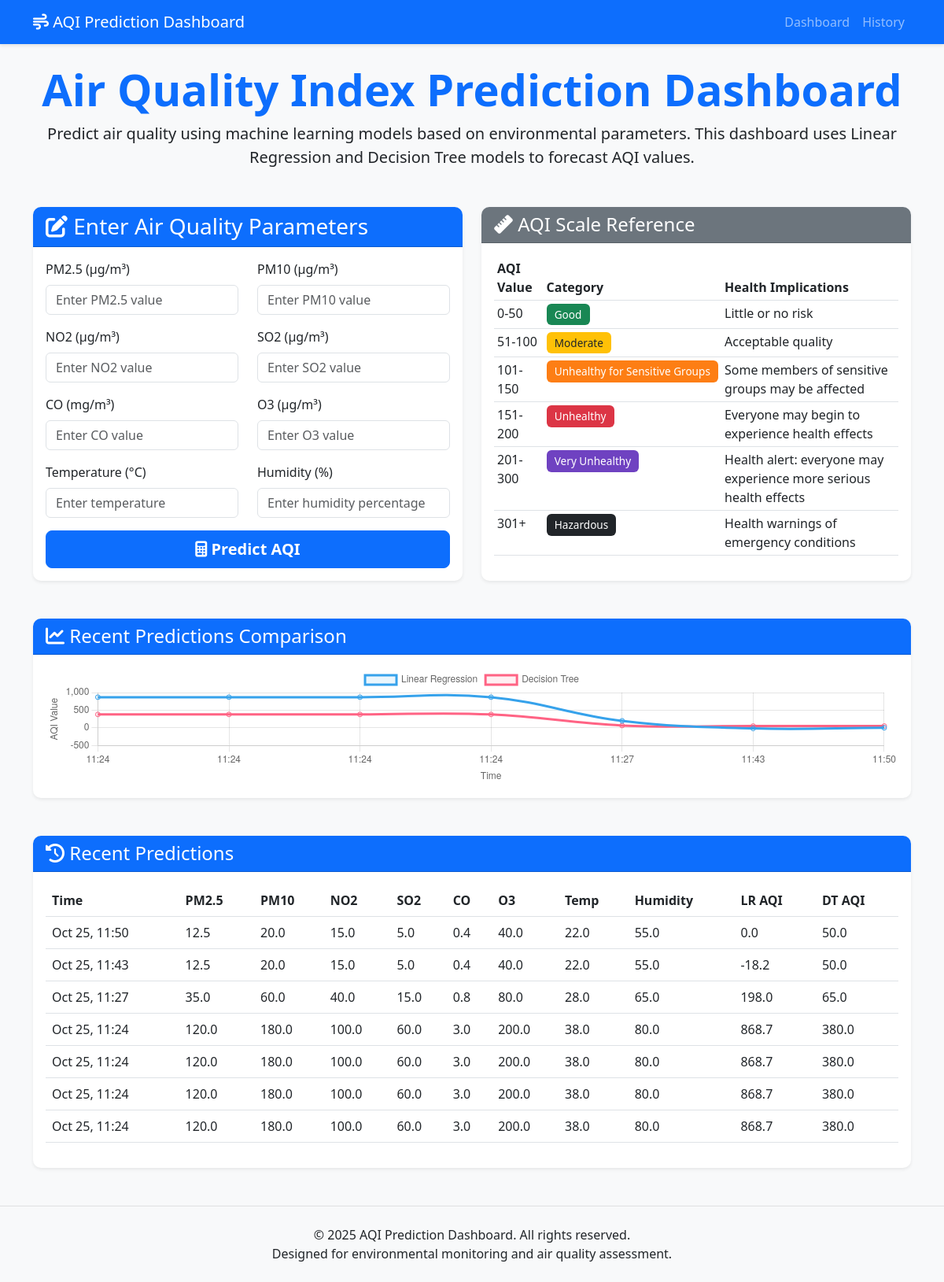
The page / on the database its author committed.
### dashboard/models.py (models this page shows, shortened)
class PredictionHistory(models.Model):
    timestamp = models.DateTimeField(auto_now_add=True)
    pm25 = models.FloatField()
    pm10 = models.FloatField()
    no2 = models.FloatField()
    so2 = models.FloatField()
    co = models.FloatField()
    o3 = models.FloatField()
    temperature = models.FloatField()
    humidity = models.FloatField()
    lr_prediction = models.FloatField()
    dt_prediction = models.FloatField()
    class Meta:
        ordering = ['-timestamp']

### dashboard/views.py (the view, shortened to what this page needs)
# urls.py: path('', views.dashboard_view, name='dashboard'),
def dashboard_view(request):
    form = AQIInputForm()
    lr_prediction = None
    dt_prediction = None
    lr_category = None
    dt_category = None
    difference = None
    chart_data = None
    recent_predictions = PredictionHistory.objects.all()[:10]
    chart_data = {
        'timestamps': [p.timestamp.strftime('%H:%M') for p in reversed(recent_predictions)],
        'lr_predictions': [p.lr_prediction for p in reversed(recent_predictions)],
        'dt_predictions': [p.dt_prediction for p in reversed(recent_predictions)]
    }
    recent_history = PredictionHistory.objects.all()[:10]
    context = {
        'form': form,
        'lr_prediction': lr_prediction,
        'dt_prediction': dt_prediction,
        'lr_category': lr_category,
        'dt_category': dt_category,
        'difference': difference,
        'chart_data': chart_data,
        'recent_history': recent_history
    }
    return render(request, 'dashboard/index.html', context)

### dashboard/templates/dashboard/index.html (shortened to what this page needs)
{% extends 'dashboard/base.html' %}
{% block content %}
<div class="row">
    <div class="col-12">
        <div class="text-center mb-5">
            <h1 class="display-4 fw-bold text-primary">Air Quality Index Prediction Dashboard</h1>
            <p class="lead">
                Predict air quality using machine learning models based on environmental parameters.
                This dashboard uses Linear Regression and Decision Tree models to forecast AQI values.
            </p>
        </div>
    </div>
</div>
<div class="row">
    <div class="col-lg-6">
        <div class="card shadow-sm">
            <div class="card-header bg-primary text-white">
                <h3 class="card-title mb-0"><i class="fas fa-edit"></i> Enter Air Quality Parameters</h3>
            </div>
            <div class="card-body">
                <form method="post">
                    <div class="row">
                        {% for field in form %}
                        <div class="col-md-6 mb-3">
                            <label for="{{ field.id_for_label }}" class="form-label">{{ field.label }}</label>
                            {{ field }}
                        </div>
                        {% endfor %}
                    </div>
                    <div class="d-grid">
                        <button type="submit" class="btn btn-primary btn-lg">
                            <i class="fas fa-calculator"></i> Predict AQI
                        </button>
                    </div>
                </form>
            </div>
        </div>
    </div>
    <div class="col-lg-6">
        <div class="card shadow-sm">
            <div class="card-header bg-secondary text-white">
                <h4 class="card-title mb-0"><i class="fas fa-ruler"></i> AQI Scale Reference</h4>
            </div>
            <div class="card-body">
                <table class="table table-sm">
                    <thead>
                        <tr>
                            <th>AQI Value</th>
                            <th>Category</th>
                            <th>Health Implications</th>
                        </tr>
                    </thead>
                    <tbody>
                        <tr>
                            <td>0-50</td>
                            <td><span class="badge bg-success">Good</span></td>
                            <td>Little or no risk</td>
                        </tr>
                        <tr>
                            <td>51-100</td>
                            <td><span class="badge bg-warning text-dark">Moderate</span></td>
                            <td>Acceptable quality</td>
                        </tr>
                        <tr>
                            <td>101-150</td>
                            <td><span class="badge bg-orange text-white">Unhealthy for Sensitive Groups</span></td>
                            <td>Some members of sensitive groups may be affected</td>
                        </tr>
                        <tr>
                            <td>151-200</td>
                            <td><span class="badge bg-danger">Unhealthy</span></td>
                            <td>Everyone may begin to experience health effects</td>
                        </tr>
                        <tr>
                            <td>201-300</td>
                            <td><span class="badge bg-purple text-white">Very Unhealthy</span></td>
                            <td>Health alert: everyone may experience more serious health effects</td>
                        </tr>
                        <tr>
                            <td>301+</td>
                            <td><span class="badge bg-dark">Hazardous</span></td>
                            <td>Health warnings of emergency conditions</td>
                        </tr>
                    </tbody>
                </table>
            </div>
        </div>
    </div>
</div>
{% if chart_data %}
<div class="row mt-5">
    <div class="col-12">
        <div class="card shadow-sm">
            <div class="card-header bg-primary text-white">
                <h4 class="card-title mb-0"><i class="fas fa-chart-line"></i> Recent Predictions Comparison</h4>
            </div>
            <div class="card-body">
                <canvas id="aqiChart"></canvas>
            </div>
        </div>
    </div>
</div>
{% endif %}
<div class="row mt-5">
    <div class="col-12">
        <div class="card shadow-sm">
            <div class="card-header bg-primary text-white">
                <h4 class="card-title mb-0"><i class="fas fa-history"></i> Recent Predictions</h4>
            </div>
            <div class="card-body">
                <div class="table-responsive">
                    <table class="table table-hover">
                        <thead>
                            <tr>
                                <th>Time</th>
                                <th>PM2.5</th>
                                <th>PM10</th>
                                <th>NO2</th>
                                <th>SO2</th>
                                <th>CO</th>
                                <th>O3</th>
                                <th>Temp</th>
                                <th>Humidity</th>
                                <th>LR AQI</th>
                                <th>DT AQI</th>
                            </tr>
                        </thead>
                        <tbody>
                            {% for prediction in recent_history %}
                            <tr>
                                <td>{{ prediction.timestamp|date:"M d, H:i" }}</td>
                                <td>{{ prediction.pm25 }}</td>
                                <td>{{ prediction.pm10 }}</td>
                                <td>{{ prediction.no2 }}</td>
                                <td>{{ prediction.so2 }}</td>
                                <td>{{ prediction.co }}</td>
                                <td>{{ prediction.o3 }}</td>
                                <td>{{ prediction.temperature }}</td>
                                <td>{{ prediction.humidity }}</td>
                                <td>{{ prediction.lr_prediction|floatformat:1 }}</td>
                                <td>{{ prediction.dt_prediction|floatformat:1 }}</td>
                            </tr>
                            {% empty %}
                            <tr>
                                <td colspan="12" class="text-center">No predictions yet. Make your first prediction!</td>
                            </tr>
                            {% endfor %}
                        </tbody>
                    </table>
                </div>
            </div>
        </div>
    </div>
</div>
{% endblock %}
{% block extra_js %}
<script>
    // Initialize chart if data exists
    {% if chart_data %}
    document.addEventListener('DOMContentLoaded', function() {
        const ctx = document.getElementById('aqiChart').getContext('2d');
        const chart = new Chart(ctx, {
            type: 'line',
            data: {
                labels: {{ chart_data.timestamps|safe }},
                datasets: [
                    {
                        label: 'Linear Regression',
                        data: {{ chart_data.lr_predictions|safe }},
                        borderColor: 'rgb(54, 162, 235)',
                        backgroundColor: 'rgba(54, 162, 235, 0.1)',
                        tension: 0.4
                    },
                    {
                        label: 'Decision Tree',
                        data: {{ chart_data.dt_predictions|safe }},
                        borderColor: 'rgb(255, 99, 132)',
                        backgroundColor: 'rgba(255, 99, 132, 0.1)',
                        tension: 0.4
                    }
                ]
            },
            options: {
                responsive: true,
                maintainAspectRatio: false,
                plugins: {
                    legend: {
                        position: 'top',
                    },
                    tooltip: {
                        mode: 'index',
                        intersect: false
                    }
                },
                scales: {
                    y: {
                        beginAtZero: true,
                        title: {
                            display: true,
                            text: 'AQI Value'
                        }
                    },
                    x: {
                        title: {
                            display: true,
                            text: 'Time'
                        }
                    }
                }
            }
        });
    });
    {% endif %}
</script>
{% endblock %}

### dashboard/templates/dashboard/base.html (shortened to what this page needs)
<!DOCTYPE html>
<html lang="en">
{% load static %}
<head>
    <link href="https://cdn.jsdelivr.net/npm/bootstrap@5.3.0/dist/css/bootstrap.min.css" rel="stylesheet">
    <link rel="stylesheet" href="{% static 'css/style.css' %}">
</head>
<body>
    <nav class="navbar navbar-expand-lg navbar-dark bg-primary">
        <div class="container">
            <a class="navbar-brand" href="{% url 'dashboard' %}">
                <i class="fas fa-wind"></i> AQI Prediction Dashboard
            </a>
            <div class="collapse navbar-collapse" id="navbarNav">
                <ul class="navbar-nav ms-auto">
                    <li class="nav-item">
                        <a class="nav-link" href="{% url 'dashboard' %}">Dashboard</a>
                    </li>
                    <li class="nav-item">
                        <a class="nav-link" href="{% url 'history' %}">History</a>
                    </li>
                </ul>
            </div>
        </div>
    </nav>
    <main class="container my-4">
        {% block content %}
        {% endblock %}
    </main>
    <footer class="footer bg-light mt-5 py-4">
        <div class="container text-center">
            <p class="mb-0">&copy; 2025 AQI Prediction Dashboard. All rights reserved.</p>
            <p class="mb-0">Designed for environmental monitoring and air quality assessment.</p>
        </div>
    </footer>
    {% block extra_js %}{% endblock %}
</body>
</html>

### dashboard/static/css/style.css (style rules this page uses)
:root { --primary-color: #0d6efd; --secondary-color: #6c757d; --success-color: #198754; --danger-color: #dc3545; --warning-color: #ffc107; --info-color: #0dcaf0; --light-color: #f8f9fa; --dark-color: #212529; --orange-color: #fd7e14; --purple-color: #6f42c1; }
body { background-color: #f8f9fa; font-family: 'Segoe UI', Tahoma, Geneva, Verdana, sans-serif; }
.navbar { box-shadow: 0 2px 4px rgba(0,0,0,.1); }
.card { border: none; border-radius: 10px; transition: transform 0.2s, box-shadow 0.2s; }
.card-header { border-radius: 10px 10px 0 0 !important; font-weight: 600; }
.btn { border-radius: 8px; font-weight: 600; transition: all 0.3s; }
.table th { font-weight: 600; color: var(--dark-color); }
.badge { border-radius: 6px; padding: 0.5em 0.75em; font-size: 0.85em; font-weight: 500; }
.bg-orange { background-color: var(--orange-color) !important; color: white; }
.bg-purple { background-color: var(--purple-color) !important; color: white; }
.footer { border-top: 1px solid rgba(0,0,0,.1); }

### rows shown on the page
PredictionHistory: timestamp "Oct 25, 11:50", pm25 "12.5", pm10 "20.0", no2 "15.0", so2 "5.0", co "0.4", o3 "40.0", temperature "22.0", humidity "55.0", lr_prediction "0.0", dt_prediction "50.0"
PredictionHistory: timestamp "Oct 25, 11:43", pm25 "12.5", pm10 "20.0", no2 "15.0", so2 "5.0", co "0.4", o3 "40.0", temperature "22.0", humidity "55.0", lr_prediction "-18.2", dt_prediction "50.0"
PredictionHistory: timestamp "Oct 25, 11:27", pm25 "35.0", pm10 "60.0", no2 "40.0", so2 "15.0", co "0.8", o3 "80.0", temperature "28.0", humidity "65.0", lr_prediction "198.0", dt_prediction "65.0"
PredictionHistory: timestamp "Oct 25, 11:24", pm25 "120.0", pm10 "180.0", no2 "100.0", so2 "60.0", co "3.0", o3 "200.0", temperature "38.0", humidity "80.0", lr_prediction "868.7", dt_prediction "380.0"
PredictionHistory: timestamp "Oct 25, 11:24", pm25 "120.0", pm10 "180.0", no2 "100.0", so2 "60.0", co "3.0", o3 "200.0", temperature "38.0", humidity "80.0", lr_prediction "868.7", dt_prediction "380.0"
PredictionHistory: timestamp "Oct 25, 11:24", pm25 "120.0", pm10 "180.0", no2 "100.0", so2 "60.0", co "3.0", o3 "200.0", temperature "38.0", humidity "80.0", lr_prediction "868.7", dt_prediction "380.0"
PredictionHistory: timestamp "Oct 25, 11:24", pm25 "120.0", pm10 "180.0", no2 "100.0", so2 "60.0", co "3.0", o3 "200.0", temperature "38.0", humidity "80.0", lr_prediction "868.7", dt_prediction "380.0"

### other values the page prints
{{ field.label }} "PM2.5 (μg/m³)" "PM10 (μg/m³)" "NO2 (μg/m³)" "SO2 (μg/m³)" "CO (mg/m³)" "O3 (μg/m³)" "Temperature (°C)" "Humidity (%)"
chart data {{ chart_data.timestamps|safe }} ['11:24', '11:24', '11:24', '11:24', '11:27', '11:43', '11:50']
chart data {{ chart_data.lr_predictions|safe }} [868.6504212557136, 868.6504212557136, 868.6504212557136, 868.6504212557136, 197.97581269635396, -18.15425477914775, 0.0]
chart data {{ chart_data.dt_predictions|safe }} [380.0, 380.0, 380.0, 380.0, 65.0, 50.0, 50.0]
